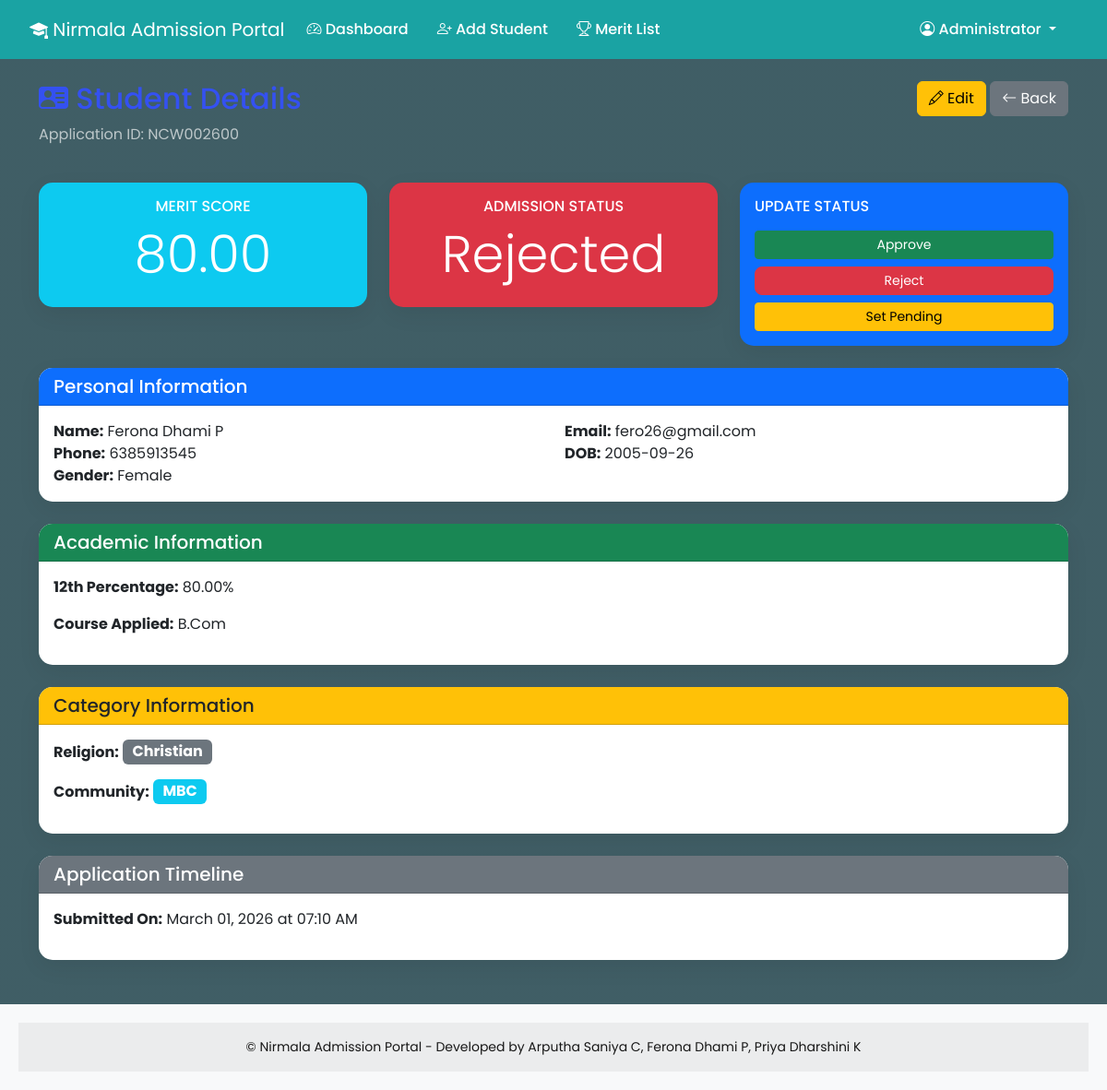
Screenshot of /view_student/3 (signed in) with the database file from the repository.
### app.py (models this page shows, shortened)
class Student(db.Model):
    id             = db.Column(db.Integer, primary_key=True)
    application_id = db.Column(db.String(20), unique=True, nullable=False)
    name           = db.Column(db.String(100), nullable=False)
    email          = db.Column(db.String(100), nullable=False)
    phone          = db.Column(db.String(15),  nullable=False)
    dob            = db.Column(db.String(10),  nullable=False)
    gender         = db.Column(db.String(10),  nullable=False)
    twelfth_marks = db.Column(db.Float, nullable=False)
    maths_marks       = db.Column(db.Float, nullable=True)
    physics_marks     = db.Column(db.Float, nullable=True)
    chemistry_marks   = db.Column(db.Float, nullable=True)
    biology_marks     = db.Column(db.Float, nullable=True)
    commerce_marks    = db.Column(db.Float, nullable=True)
    accountancy_marks = db.Column(db.Float, nullable=True)
    history_marks     = db.Column(db.Float, nullable=True)
    geography_marks   = db.Column(db.Float, nullable=True)
    economics_marks   = db.Column(db.Float, nullable=True)
    religion  = db.Column(db.String(50), nullable=False)
    community = db.Column(db.String(50), nullable=False)
    course = db.Column(db.String(100), nullable=False)
    rc = db.Column(db.String(10))
    merit_score  = db.Column(db.Float, nullable=False)
    cutoff_score = db.Column(db.Float, nullable=True)
    admission_status = db.Column(db.String(20), default='Pending')
    created_at       = db.Column(db.DateTime,   default=db.func.current_timestamp())

### app.py (the view)
@app.route('/view_student/<int:id>')
@login_required
def view_student(id):
    student = Student.query.get_or_404(id)
    formula = CUTOFF_FORMULAS.get(student.course, {})
    return render_template('view_student.html',
                           student=student,
                           formula=formula,
                           subject_labels=SUBJECT_LABELS)

### app.py (called while the page is built)
def login_required(f):
    @wraps(f)
    def decorated_function(*args, **kwargs):
        if 'staff_id' not in session:
            flash('Please login to access this page.', 'warning')
            return redirect(url_for('login'))
        return f(*args, **kwargs)
    return decorated_function

### templates/view_student.html (shortened to what this page needs)
{% extends "base.html" %}
{% block content %}
<div class="container mt-4 mb-5">
    <div class="row mb-4">
        <div class="col">
            <h2><i class="bi bi-person-vcard-fill"></i> Student Details</h2>
            <p class="text-muted">Application ID: {{ student.application_id }}</p>
        </div>
        <div class="col-auto">
            <a href="{{ url_for('edit_student', id=student.id) }}" class="btn btn-warning">
                <i class="bi bi-pencil"></i> Edit
            </a>
            <a href="{{ url_for('students') }}" class="btn btn-secondary">
                <i class="bi bi-arrow-left"></i> Back
            </a>
        </div>
    </div>
    <div class="row mb-4">
        <div class="col-md-4">
            <div class="card text-white bg-info">
                <div class="card-body text-center">
                    <h6 class="text-uppercase">Merit Score</h6>
                    <h1 class="display-4">{{ "%.2f"|format(student.merit_score) }}</h1>
                </div>
            </div>
        </div>
        <div class="col-md-4">
            <div class="card {% if student.admission_status == 'Approved' %}bg-success{% elif student.admission_status == 'Rejected' %}bg-danger{% else %}bg-warning{% endif %} text-white">
                <div class="card-body text-center">
                    <h6 class="text-uppercase">Admission Status</h6>
                    <h5 class="display-4">{{ student.admission_status }}</h5>
                </div>
            </div>
        </div>
        <div class="col-md-4">
            <div class="card bg-primary text-white">
                <div class="card-body">
                    <h6 class="text-uppercase mb-3">Update Status</h6>
                    <div class="d-grid gap-2">
                        <a href="{{ url_for('update_admission_status', id=student.id, status='Approved') }}" class="btn btn-success btn-sm">Approve</a>
                        <a href="{{ url_for('update_admission_status', id=student.id, status='Rejected') }}" class="btn btn-danger btn-sm">Reject</a>
                        <a href="{{ url_for('update_admission_status', id=student.id, status='Pending') }}" class="btn btn-warning btn-sm">Set Pending</a>
                    </div>
                </div>
            </div>
        </div>
    </div>
    <div class="card mb-4">
        <div class="card-header bg-primary text-white">
            <h5 class="mb-0">Personal Information</h5>
        </div>
        <div class="card-body">
            <div class="row">
                <div class="col-md-6"><strong>Name:</strong> {{ student.name }}</div>
                <div class="col-md-6"><strong>Email:</strong> {{ student.email }}</div>
                <div class="col-md-6"><strong>Phone:</strong> {{ student.phone }}</div>
                <div class="col-md-6"><strong>DOB:</strong> {{ student.dob }}</div>
                <div class="col-md-6"><strong>Gender:</strong> {{ student.gender }}</div>
            </div>
        </div>
    </div>
    <div class="card mb-4">
        <div class="card-header bg-success text-white">
            <h5 class="mb-0">Academic Information</h5>
        </div>
        <div class="card-body">
            <p><strong>12th Percentage:</strong> {{ "%.2f"|format(student.twelfth_marks) }}%</p>
            <p><strong>Course Applied:</strong> {{ student.course }}</p>
        </div>
    </div>
    <div class="card mb-4">
        <div class="card-header bg-warning text-dark">
            <h5 class="mb-0">Category Information</h5>
        </div>
        <div class="card-body">
            <p><strong>Religion:</strong>
                <span class="badge bg-secondary fs-6">
                    {{ student.religion }}
                </span>
            </p>
            <p><strong>Community:</strong>
                <span class="badge bg-info fs-6">
                    {{ student.community }}
                </span>
            </p>
        </div>
    </div>
    <div class="card">
        <div class="card-header bg-secondary text-white">
            <h5 class="mb-0">Application Timeline</h5>
        </div>
        <div class="card-body">
            <p><strong>Submitted On:</strong>
                {{ student.created_at.strftime('%B %d, %Y at %I:%M %p') }}
            </p>
        </div>
    </div>
</div>
{% endblock %}

### static/css/style.css (style rules this page uses)
body { font-family: 'Poppins', sans-serif; background: linear-gradient(rgba(0,40,50,0.75), rgba(0,40,50,0.75)), url("https://i.ytimg.com/vi/rQDa7xuBbp0/maxresdefault.jpg"); background-size: cover; background-position: center; background-attachment: fixed; background-repeat: no-repeat; }
.container h2, .container h3, .container h4, .container h5:not(.card h5):not(.card-header h5):not(.modal h5), .container > .row > .col > h2, .container > .row > .col > p { color: rgb(52, 81, 241) !important; }
.container > .row > .col > p.text-muted { color: rgba(255, 255, 255, 0.65) !important; }
.card { border: none; border-radius: 15px; box-shadow: 0 8px 25px rgba(0,0,0,0.07); transition: 0.3s; }
.card-header { background: #e8f6f6; border-radius: 15px 15px 0 0 !important; font-weight: 600; color: #0c4b5a; font-size: 18px; }
.card h3, .card h4, .card h5, .card h6, .card p, .card label, .card span { color: inh }
.btn-danger { border-radius: 8px; }
.card { animation: fadeIn 0.5s ease; }

### rows the page displays
Student: application_id "NCW002600", merit_score "80.00", admission_status "Rejected", name "Ferona Dhami P", email "fero26@gmail.com", phone "6385913545", dob "2005-09-26", gender "Female", twelfth_marks "80.00", course "B.Com", religion "Christian", community "MBC", created_at "March 01, 2026 at 07:10 AM"

### other values shown
{{ session.get('staff_name') }} "Administrator"
